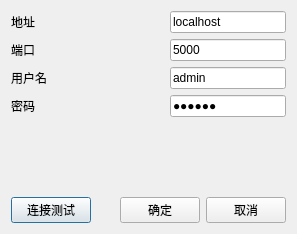
<?xml version="1.0" encoding="UTF-8"?>
<ui version="4.0">
 <class>DatabaseConfigDlg</class>
 <widget class="QDialog" name="DatabaseConfigDlg">
  <property name="geometry">
   <rect>
    <x>0</x>
    <y>0</y>
    <width>297</width>
    <height>234</height>
   </rect>
  </property>
  <property name="windowTitle">
   <string>Dialog</string>
  </property>
  <layout class="QVBoxLayout" name="verticalLayout">
   <item>
    <layout class="QGridLayout" name="gridLayout">
     <item row="0" column="0">
      <widget class="QLabel" name="label">
       <property name="text">
        <string>地址</string>
       </property>
      </widget>
     </item>
     <item row="2" column="0">
      <widget class="QLabel" name="label_3">
       <property name="text">
        <string>用户名</string>
       </property>
      </widget>
     </item>
     <item row="1" column="2">
      <widget class="QLineEdit" name="lineEdit_2">
       <property name="text">
        <string>5000</string>
       </property>
       <property name="alignment">
        <set>Qt::AlignLeading|Qt::AlignLeft|Qt::AlignVCenter</set>
       </property>
      </widget>
     </item>
     <item row="2" column="2">
      <widget class="QLineEdit" name="lineEdit_3">
       <property name="text">
        <string>admin</string>
       </property>
       <property name="alignment">
        <set>Qt::AlignLeading|Qt::AlignLeft|Qt::AlignVCenter</set>
       </property>
      </widget>
     </item>
     <item row="1" column="0">
      <widget class="QLabel" name="label_2">
       <property name="text">
        <string>端口</string>
       </property>
      </widget>
     </item>
     <item row="3" column="0">
      <widget class="QLabel" name="label_4">
       <property name="text">
        <string>密码</string>
       </property>
      </widget>
     </item>
     <item row="3" column="2">
      <widget class="QLineEdit" name="lineEdit_4">
       <property name="text">
        <string>123456</string>
       </property>
       <property name="echoMode">
        <enum>QLineEdit::Password</enum>
       </property>
       <property name="alignment">
        <set>Qt::AlignLeading|Qt::AlignLeft|Qt::AlignVCenter</set>
       </property>
      </widget>
     </item>
     <item row="0" column="2">
      <widget class="QLineEdit" name="lineEdit">
       <property name="text">
        <string>localhost</string>
       </property>
       <property name="alignment">
        <set>Qt::AlignLeading|Qt::AlignLeft|Qt::AlignVCenter</set>
       </property>
      </widget>
     </item>
     <item row="0" column="1">
      <spacer name="horizontalSpacer_2">
       <property name="orientation">
        <enum>Qt::Horizontal</enum>
       </property>
       <property name="sizeHint" stdset="0">
        <size>
         <width>40</width>
         <height>20</height>
        </size>
       </property>
      </spacer>
     </item>
    </layout>
   </item>
   <item>
    <spacer name="verticalSpacer">
     <property name="orientation">
      <enum>Qt::Vertical</enum>
     </property>
     <property name="sizeHint" stdset="0">
      <size>
       <width>20</width>
       <height>39</height>
      </size>
     </property>
    </spacer>
   </item>
   <item>
    <layout class="QHBoxLayout" name="horizontalLayout">
     <item>
      <widget class="QPushButton" name="pushButton_3">
       <property name="text">
        <string>连接测试</string>
       </property>
      </widget>
     </item>
     <item>
      <spacer name="horizontalSpacer">
       <property name="orientation">
        <enum>Qt::Horizontal</enum>
       </property>
       <property name="sizeHint" stdset="0">
        <size>
         <width>40</width>
         <height>20</height>
        </size>
       </property>
      </spacer>
     </item>
     <item>
      <widget class="QPushButton" name="pushButton">
       <property name="text">
        <string>确定</string>
       </property>
      </widget>
     </item>
     <item>
      <widget class="QPushButton" name="pushButton_2">
       <property name="text">
        <string>取消</string>
       </property>
      </widget>
     </item>
    </layout>
   </item>
  </layout>
 </widget>
 <resources/>
 <connections/>
</ui>
